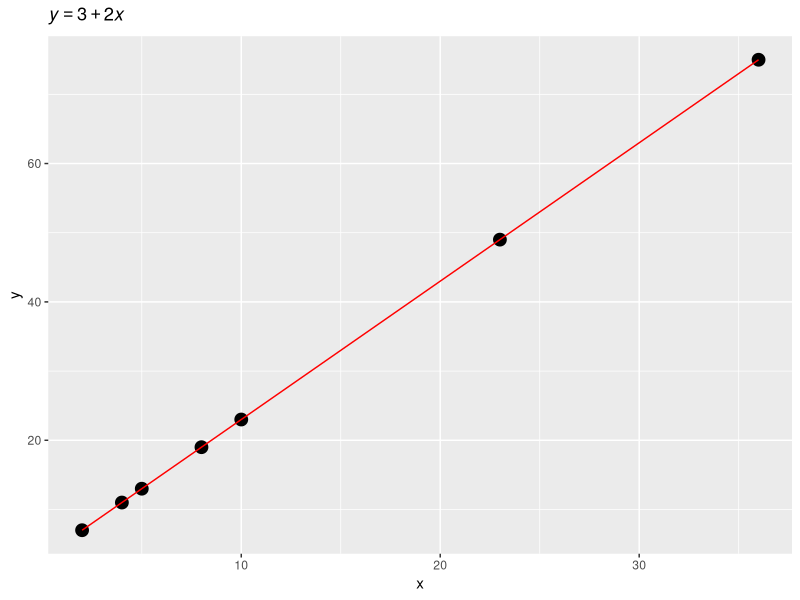
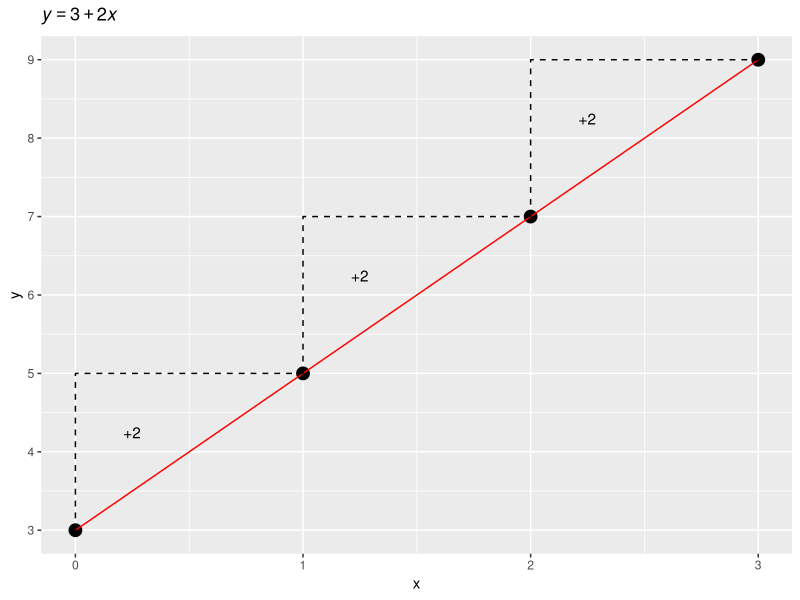

These charts were generated, in order, by the following R code: (Note: this script raises an error after producing the figures.)
## ---- chunk 1
#| label: setup
#| include: false

library(tidyverse)

## ---- chunk 2
#| label: homerwork
#| code-fold: true

library(tidyverse)

line <- tibble(
  x = c(2, 4, 5, 8, 10, 23, 36),
  y = 3 + 2 * x
)

ggplot(line, aes(x, y)) +
  geom_point(size = 4) +
  geom_line(colour = "red") +
  labs(title = bquote(italic(y) == 3 + 2 * italic(x)))
## ---- chunk 3
#| label: fig-unit-increase
#| fig-cap: "Illustration of the meaning of the slope: with a slope of 2, for each unit increase of $x$, $y$ increases by 2."
#| code-fold: true

line <- tibble(
  x = 0:3,
  y = 3 + 2 * x
)

ggplot(line, aes(x, y)) +
  geom_point(size = 4) +
  geom_line(colour = "red") +
  annotate("path", x = c(0, 0, 1), y = c(3, 5, 5), linetype = "dashed") +
  annotate("path", x = c(1, 1, 2), y = c(5, 7, 7), linetype = "dashed") +
  annotate("path", x = c(2, 2, 3), y = c(7, 9, 9), linetype = "dashed") +
  annotate("text", x = 0.25, y = 4.25, label = "+2") +
  annotate("text", x = 1.25, y = 6.25, label = "+2") +
  annotate("text", x = 2.25, y = 8.25, label = "+2") +
  scale_y_continuous(breaks = 0:15) +
  labs(title = bquote(italic(y) == 3 + 2 * italic(x)))
## ---- chunk 4
#| label: quiz-1
#| results: asis
#| echo: false

opts_1a <- c(
  'The whole line shifts downwards.',
  'The line becomes steeper.',
  answer = 'The whole line shifts upwards.',
  "The line becomes flat."
)

cat("a. What happens to the line when you increase the intercept $\\beta_0$?", longmcq(opts_1a))

opts_1b <- c(
  answer = 'The line decreases from left to right.',
  'The whole line becomes flat.',
  'The whole line shifts downwards.',
  "The line increases from left to right."
)

cat("b. What happens to the line when you set the slope $\\beta_1$ to a negative number?", longmcq(opts_1b))

opts_1c <- c(
  'The whole line shifts downwards.',
  'The line decreases from left to right.',
  'The line becomes steeper.',
  answer = 'The line becomes flat.'
)

cat("b. What happens to the line when you set the slope $\\beta_1$ to `0` zero?", longmcq(opts_1c))
## ---- chunk 5
#| label: fig-error
#| fig-cap: "Illustration of residual error."
#| code-fold: true

set.seed(4321)
x <- 1:10
y <- (1 + 1.5 * x) + rnorm(10, 0, 2)

line <- tibble(
  x = x,
  y = y
)

m <- lm(y ~ x)
yhat <- m$fitted.values
diff <- y - yhat
ggplot(line, aes(x, y)) +
  geom_segment(aes(x = x, xend = x, y = y, yend = yhat), colour = "red") +
  geom_point(size = 4) +
  geom_smooth(method = "lm", formula = y ~ x, se = FALSE) +
  scale_x_continuous(breaks = 1:10) +
  labs(title = bquote(italic(y) == 1 + 1.5 * italic(x) + epsilon))
